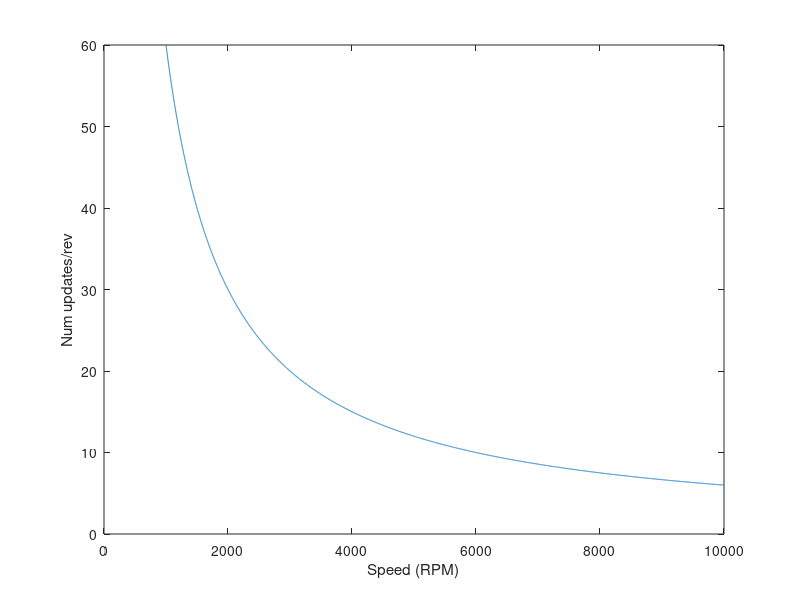

This figure's MATLAB source:
clc
clear

adcCounts_max = 1023;
updateRate = 1/1000;

mtrSpd_RPM = [1000:1:10000];
mtrSpd_rps = mtrSpd_RPM/60;

updateCounts = (1/updateRate)./mtrSpd_rps;


figure(1),clf
plot(mtrSpd_RPM, updateCounts)
xlabel('Speed (RPM)')
ylabel('Num updates/rev')


% 6 samples @ 10,000 RPM
updateSectors = updateCounts(end)
updateSectorSize_deg = 360/updateSectors % deg
updateSectorSize_cnts = floor(1023/updateSectors)
